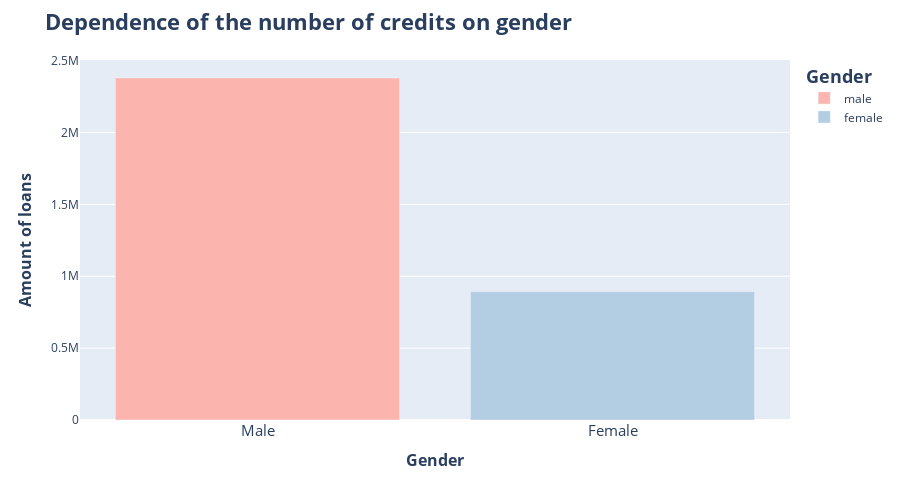

Notebook code for this chart:
### Code cell
fig = px.bar(
    sex_amount,
    x = 'sex',
    y = 'sum_amount',
    height = 500,
    labels = {'sex': 'Gender', 'sum_amount': 'Amount of loans'},
    color = 'sex',
    color_discrete_sequence=px.colors.qualitative.Pastel1
)
fig.update_layout(
    title = dict(
        text = 'Dependence of the number of credits on gender',
        font = dict(
            size = 22,
            weight = 'bold'
        )
    ),
    xaxis = dict(
        tickmode = 'array',
        tickvals = sex_amount['sex'],
        ticktext = ['Male', 'Female'],
        tickfont_size = 15,
        title_font = dict(
            size = 16,
            weight = 'bold'
        )
    ),
    yaxis = dict(
        title_font = dict(
            size = 16,
            weight = 'bold'
        )
    )
)

fig.update_legends(
    title_font = dict(
        size = 18,
        weight = 'bold'
    )
)

fig.show()

### Figure 1 — Plotly figure (JSON) as saved in the notebook; plotly's stock layout.template omitted (floating-point values rounded to 4 significant figures)
{"data": [{"alignmentgroup": "True", "hovertemplate": "Gender=%{x}<br>Amount of loans=%{y}<extra></extra>", "legendgroup": "male", "marker": {"color": "rgb(251,180,174)", "pattern": {"shape": ""}}, "name": "male", "offsetgroup": "male", "orientation": "v", "showlegend": true, "textposition": "auto", "type": "bar", "x": ["male"], "xaxis": "x", "y": [2379148], "yaxis": "y"}, {"alignmentgroup": "True", "hovertemplate": "Gender=%{x}<br>Amount of loans=%{y}<extra></extra>", "legendgroup": "female", "marker": {"color": "rgb(179,205,227)", "pattern": {"shape": ""}}, "name": "female", "offsetgroup": "female", "orientation": "v", "showlegend": true, "textposition": "auto", "type": "bar", "x": ["female"], "xaxis": "x", "y": [892110], "yaxis": "y"}], "layout": {"barmode": "relative", "height": 500, "legend": {"title": {"font": {"size": 18, "weight": "bold"}, "text": "Gender"}, "tracegroupgap": 0}, "margin": {"t": 60}, "title": {"font": {"size": 22, "weight": "bold"}, "text": "Dependence of the number of credits on gender"}, "xaxis": {"anchor": "y", "categoryarray": ["male", "female"], "categoryorder": "array", "domain": [0, 1], "tickfont": {"size": 15}, "tickmode": "array", "ticktext": ["Male", "Female"], "tickvals": ["male", "female"], "title": {"font": {"size": 16, "weight": "bold"}, "text": "Gender"}}, "yaxis": {"anchor": "x", "domain": [0, 1], "title": {"font": {"size": 16, "weight": "bold"}, "text": "Amount of loans"}}}}
